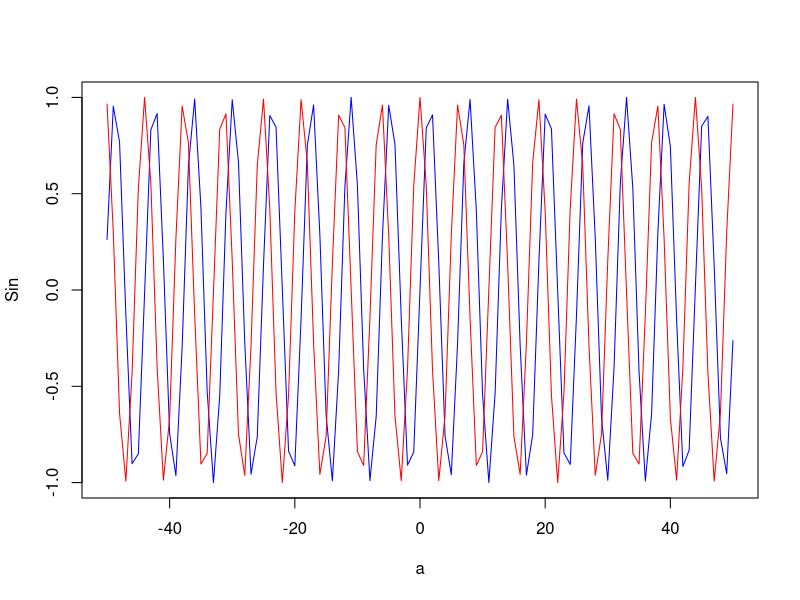
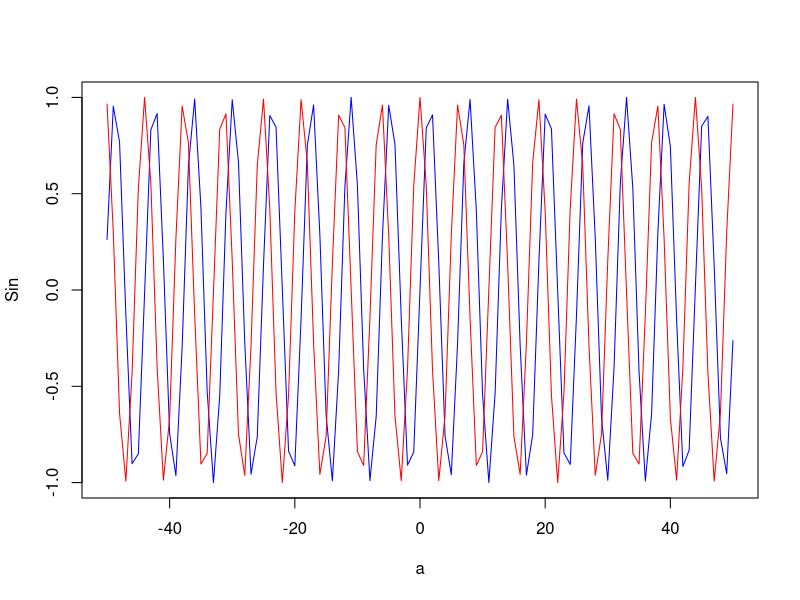
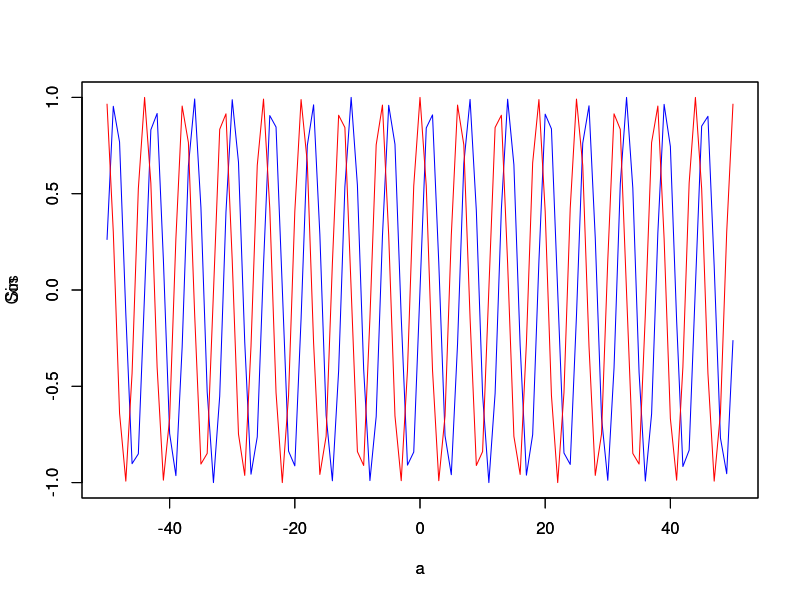
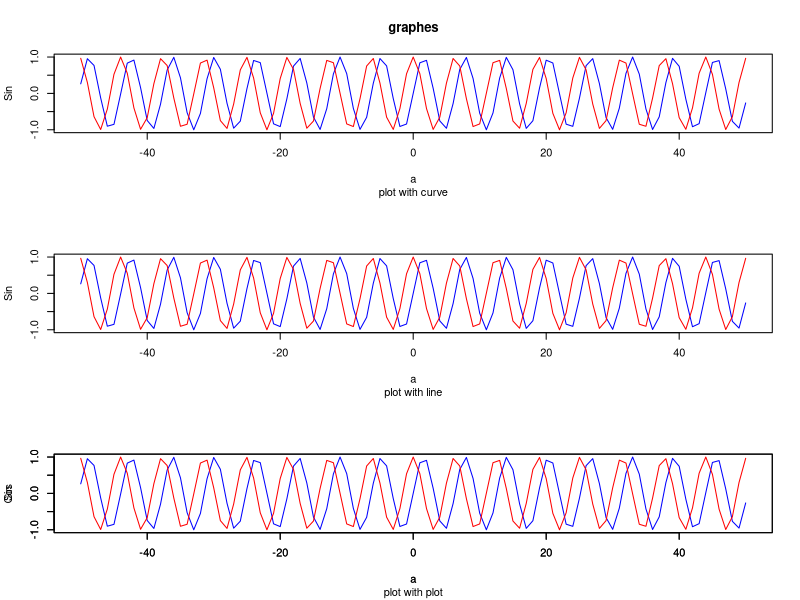
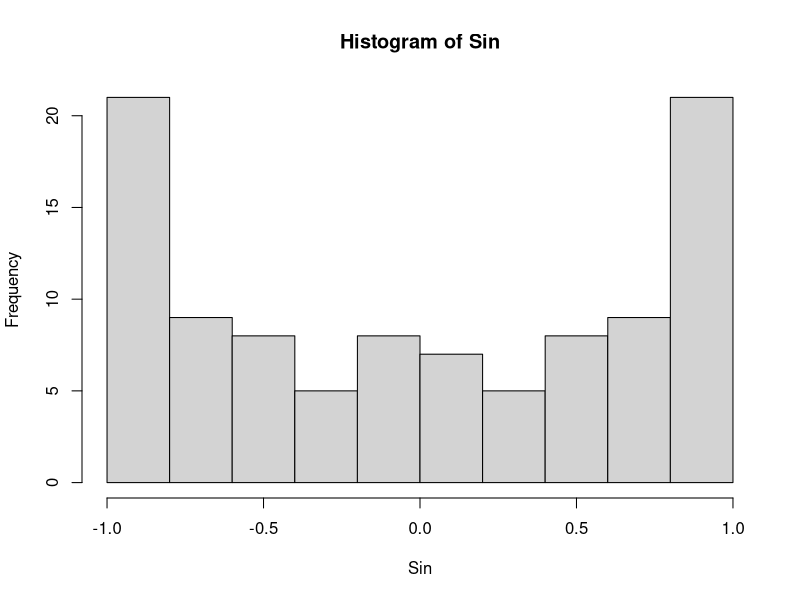

These charts were generated, in order, by the following R code:
#Start with
setwd("E:/ECON615/example")
#No.1
a=c(-50:50)
Sin=sin(a)
Cos=cos(a)

#two lines in one graph part1
plot(a,Sin,type="l", col="blue")
curve(cos,xlab="a",col="red",add=T)
#two lines in one graph part 2
plot(a,Sin,type="l", col="blue")
lines(a,Cos,xlab="a",col="red")
#two lines in one graph part 3
plot(a,Sin,type="l", col="blue")
par(new=T)
plot(a,Cos,type="l", col="Red")

#put several graphes in one page
par(mfrow=(c(3,1)))

plot(a,Sin,type="l", col="blue",main="graphes",sub="plot with curve")
curve(cos,xlab="a",col="red",add=T)

plot(a,Sin,type="l", col="blue",sub="plot with line")
lines(a,Cos,xlab="a",col="red")

plot(a,Sin,type="l", col="blue",sub="plot with plot")
par(new=T)
plot(a,Cos,type="l", col="Red")

dev.off()

#histogtram
hist(Sin)
